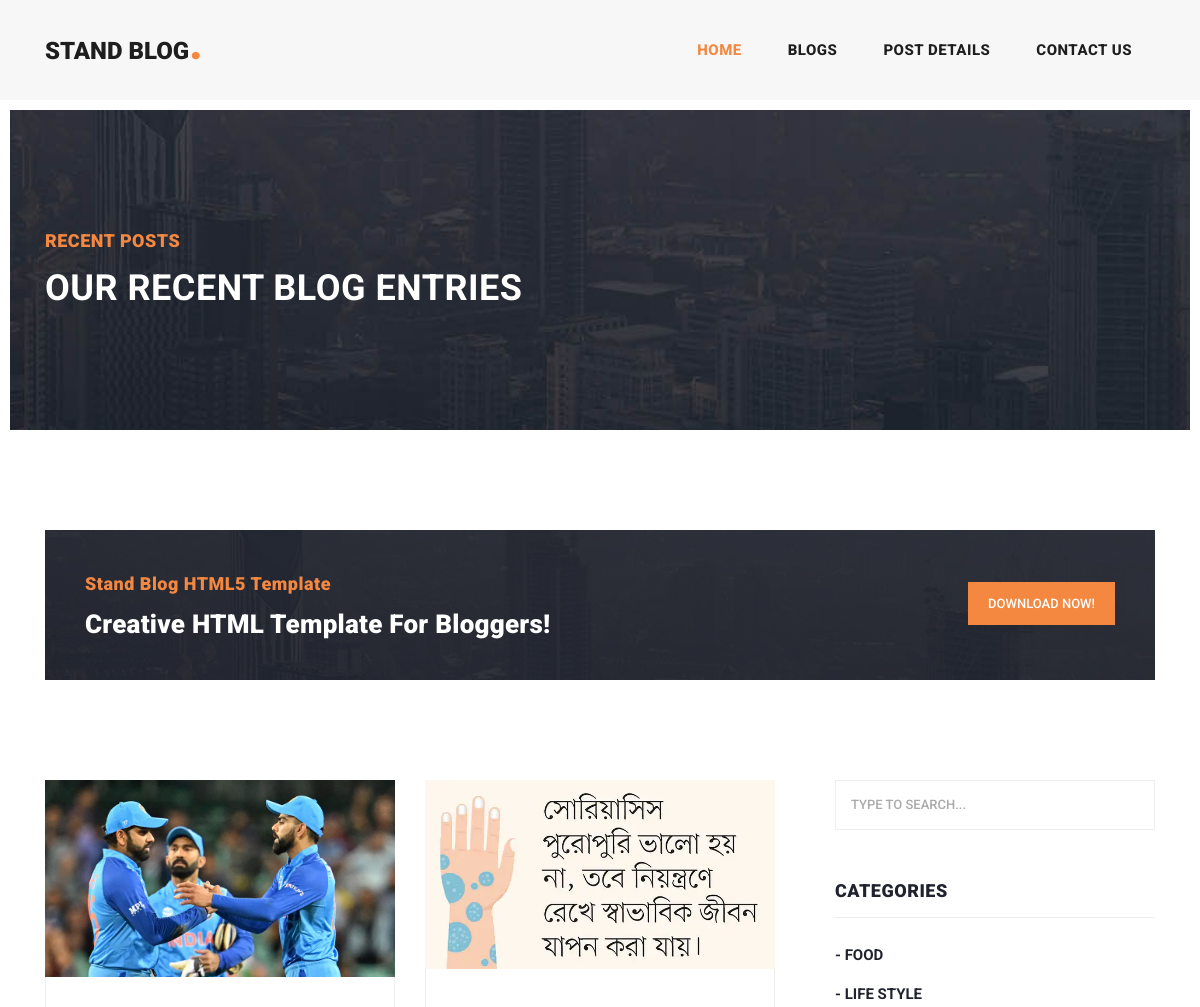
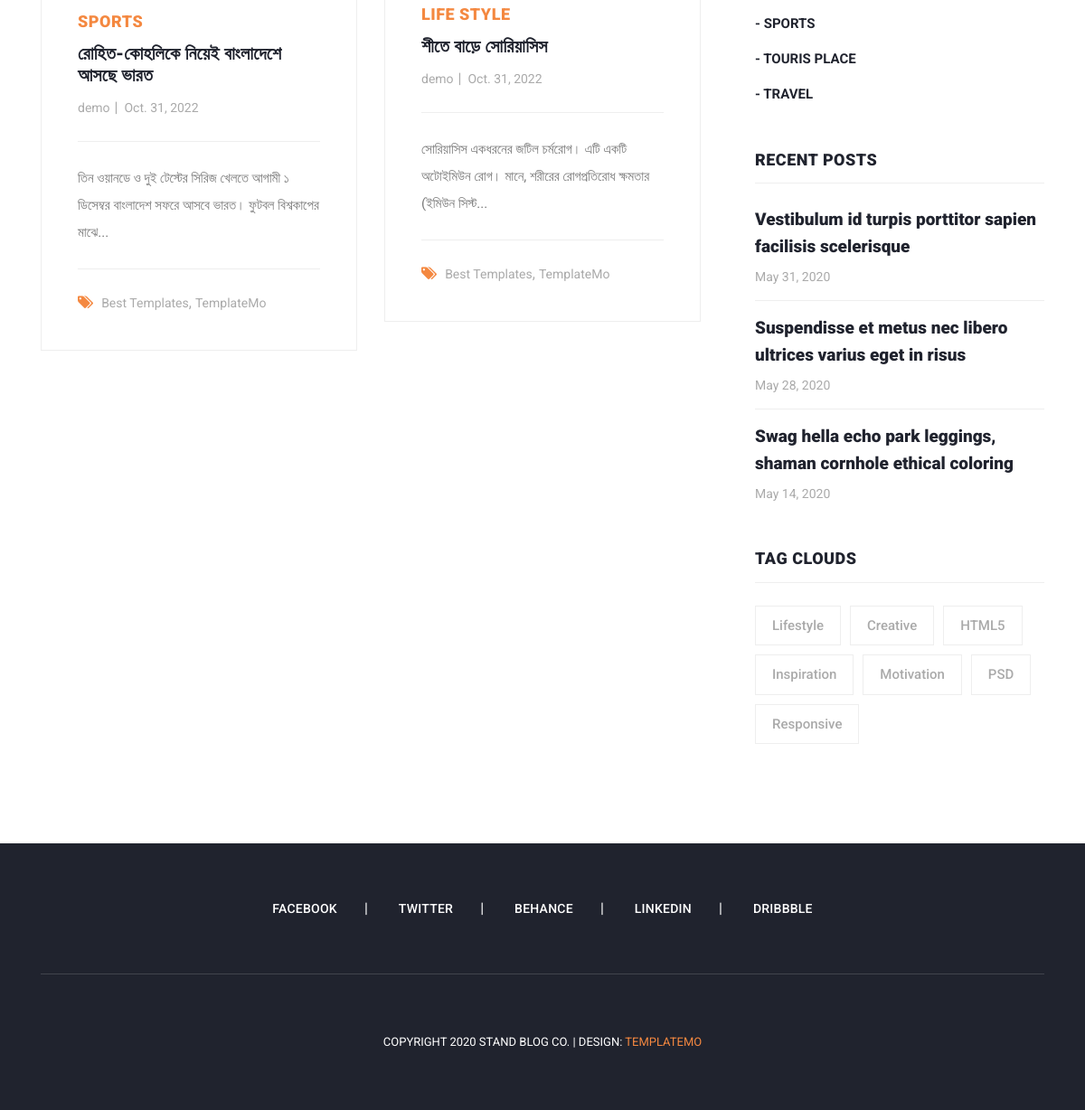
The app's page /blog-list/ with its own data (2 pictures, top to bottom).
### apps/blog/models.py (models this page shows, shortened)
class Blog(models.Model):
    title = models.CharField(max_length=255)
    category = models.ForeignKey(Category, on_delete=models.CASCADE, related_name='cat_blog')
    thumbnail = models.ImageField(upload_to='blog')
    short_description = models.TextField()
    description = models.TextField()
    tag = models.ManyToManyField(Tag, blank=True, related_name='tag_blog')
    author = models.ForeignKey(User, on_delete=SET_NULL, null=True, blank=True, related_name='author_blog')
    created_at = models.DateField(auto_now_add=True)
    edited_at = models.DateField(auto_now=True)

class Category(models.Model):
    name = models.CharField(max_length=80)
    def __str__(self):
        return self.name

### apps/front/views.py (the view)
# urls.py: path('blog-list/', views.BlogListView.as_view(), name='all_blog'),
class BlogListView(ListView):
    model = Blog
    template_name = 'front/all_blog.html'
    def get_context_data(self, **kwargs):
        data = super().get_context_data(**kwargs)
        data['cat_list'] = Category.objects.all().order_by('name')
        return data

### templates/front/all_blog.html
{% extends 'front/main.html' %}
{% load static %}
{% block content %}
    <div class="heading-page header-text">
        <section class="page-heading">
            <div class="container">
                <div class="row">
                    <div class="col-lg-12">
                        <div class="text-content">
                            <h4>Recent Posts</h4>
                            <h2>Our Recent Blog Entries</h2>
                        </div>
                    </div>
                </div>
            </div>
        </section>
    </div>
    <section class="call-to-action">
        <div class="container">
            <div class="row">
                <div class="col-lg-12">
                    <div class="main-content">
                        <div class="row">
                            <div class="col-lg-8">
                                <span>Stand Blog HTML5 Template</span>
                                <h4>Creative HTML Template For Bloggers!</h4>
                            </div>
                            <div class="col-lg-4">
                                <div class="main-button">
                                    <a href="https://templatemo.com/tm-551-stand-blog" target="_parent">Download
                                        Now!</a>
                                </div>
                            </div>
                        </div>
                    </div>
                </div>
            </div>
        </div>
    </section>
    <section class="blog-posts grid-system">
        <div class="container">
            <div class="row">
                <div class="col-lg-8">
                    <div class="all-blog-posts">
                        <div class="row">
                            {% if object_list %}
                                {% for item in object_list %}
                                    <div class="col-lg-6">
                                        <div class="blog-post">
                                            <div class="blog-thumb">
                                                <img src="{{ item.thumbnail.url }}" alt="">
                                            </div>
                                            <div class="down-content">
                                                <span>{{ item.category }}</span>
                                                <a href="post-details.html"><h4>{{ item.title }}</h4></a>
                                                <ul class="post-info">
                                                    <li><a href="#">{{ item.author }}</a></li>
                                                    <li><a href="#">{{ item.created_at }}</a></li>
                                                </ul>
                                                <p>{{ item.short_description|slice:'100' }}...</p>
                                                <div class="post-options">
                                                    <div class="row">
                                                        <div class="col-lg-12">
                                                            <ul class="post-tags">
                                                                <li><i class="fa fa-tags"></i></li>
                                                                <li><a href="#">Best Templates</a>,</li>
                                                                <li><a href="#">TemplateMo</a></li>
                                                            </ul>
                                                        </div>
                                                    </div>
                                                </div>
                                            </div>
                                        </div>
                                    </div>
                                {% endfor %}
                            {% else %}
                                <p>No data found!</p>
                            {% endif %}
                        </div>
                    </div>
                </div>
                <div class="col-lg-4">
                    <div class="sidebar">
                        <div class="row">
                            <div class="col-lg-12">
                                <div class="sidebar-item search">
                                    <form id="search_form" name="gs" method="GET" action="#">
                                        <input type="text" name="q" class="searchText" placeholder="type to search..."
                                               autocomplete="on">
                                    </form>
                                </div>
                            </div>
                            <div class="col-lg-12">
                                <div class="sidebar-item categories">
                                    <div class="sidebar-heading">
                                        <h2>Categories</h2>
                                    </div>
                                    <div class="content">
                                        <div class="content">
                                            {% if cat_list %}
                                                <ul>
                                                    {% for c in cat_list %}
                                                        <li><a href="#"> - {{ c.name }}</a></li>
                                                    {% endfor %}
                                                </ul>
                                            {% else %}
                                                <p>No Category Added!</p>
                                            {% endif %}
                                        </div>
                                    </div>
                                </div>
                            </div>
                            <div class="col-lg-12">
                                <div class="sidebar-item recent-posts">
                                    <div class="sidebar-heading">
                                        <h2>Recent Posts</h2>
                                    </div>
                                    <div class="content">
                                        <ul>
                                            <li><a href="post-details.html">
                                                <h5>Vestibulum id turpis porttitor sapien facilisis scelerisque</h5>
                                                <span>May 31, 2020</span>
                                            </a></li>
                                            <li><a href="post-details.html">
                                                <h5>Suspendisse et metus nec libero ultrices varius eget in risus</h5>
                                                <span>May 28, 2020</span>
                                            </a></li>
                                            <li><a href="post-details.html">
                                                <h5>Swag hella echo park leggings, shaman cornhole ethical coloring</h5>
                                                <span>May 14, 2020</span>
                                            </a></li>
                                        </ul>
                                    </div>
                                </div>
                            </div>
                            <div class="col-lg-12">
                                <div class="sidebar-item tags">
                                    <div class="sidebar-heading">
                                        <h2>Tag Clouds</h2>
                                    </div>
                                    <div class="content">
                                        <ul>
                                            <li><a href="#">Lifestyle</a></li>
                                            <li><a href="#">Creative</a></li>
                                            <li><a href="#">HTML5</a></li>
                                            <li><a href="#">Inspiration</a></li>
                                            <li><a href="#">Motivation</a></li>
                                            <li><a href="#">PSD</a></li>
                                            <li><a href="#">Responsive</a></li>
                                        </ul>
                                    </div>
                                </div>
                            </div>
                        </div>
                    </div>
                </div>
            </div>
        </div>
    </section>
{% endblock %}

### templates/front/main.html (shortened to what this page needs)
{% load static %}
<!DOCTYPE html>
<html lang="en">
<head>
    <link href="{% static 'css/bootstrap.min.css' %}" rel="stylesheet">
    <link rel="stylesheet" href="{% static 'css/fontawesome.css' %}">
    <link rel="stylesheet" href="{% static 'css/templatemo-stand-blog.css' %}">
    <link rel="stylesheet" href="{% static 'css/owl.css' %}">
</head>
<body>
<header class="">
    <nav class="navbar navbar-expand-lg">
        <div class="container">
            <a class="navbar-brand" href=""><h2>Stand Blog<em>.</em></h2></a>
            <div class="collapse navbar-collapse" id="navbarResponsive">
                <ul class="navbar-nav ml-auto">
                    <li class="nav-item active">
                        <a class="nav-link" href="{% url 'home' %}">Home
                        </a>
                    </li>
                    <li class="nav-item">
                        <a class="nav-link" href="{% url 'all_blog' %}">Blogs</a>
                    </li>
                    <li class="nav-item">
                        <a class="nav-link" href="{% url 'post' %}">Post Details</a>
                    </li>
                    <li class="nav-item">
                        <a class="nav-link" href="{% url 'contact' %}">Contact Us</a>
                    </li>
                </ul>
            </div>
        </div>
    </nav>
</header>
{% block content %}
{% endblock %}
<footer>
    <div class="container">
        <div class="row">
            <div class="col-lg-12">
                <ul class="social-icons">
                    <li><a href="#">Facebook</a></li>
                    <li><a href="#">Twitter</a></li>
                    <li><a href="#">Behance</a></li>
                    <li><a href="#">Linkedin</a></li>
                    <li><a href="#">Dribbble</a></li>
                </ul>
            </div>
            <div class="col-lg-12">
                <div class="copyright-text">
                    <p>Copyright 2020 Stand Blog Co.
                        | Design: <a rel="nofollow" href="https://templatemo.com" target="_parent">TemplateMo</a></p>
                </div>
            </div>
        </div>
    </div>
</footer>
</body>
</html>

### records on screen
Blog: thumbnail (picture), category "SPORTS", title "রোহিত-কোহলিকে নিয়েই বাংলাদেশে আসছে ভারত", author "demo", created_at "Oct. 31, 2022", short_description "তিন ওয়ানডে ও দুই টেস্টের সিরিজ খেলতে আগামী ১ ডিসেম্বর বাংলাদেশ সফরে আসবে ভারত। ফুটবল বিশ্বকাপের মাঝে"
Blog: thumbnail (picture), category "LIFE STYLE", title "শীতে বাড়ে সোরিয়াসিস", author "demo", created_at "Oct. 31, 2022", short_description "সোরিয়াসিস একধরনের জটিল চর্মরোগ। এটি একটি অটোইমিউন রোগ। মানে, শরীরের রোগপ্রতিরোধ ক্ষমতার (ইমিউন সিস্ট"
Category: name "FOOD"
Category: name "LIFE STYLE"
Category: name "SPORTS"
Category: name "TOURIS PLACE"
Category: name "TRAVEL"
